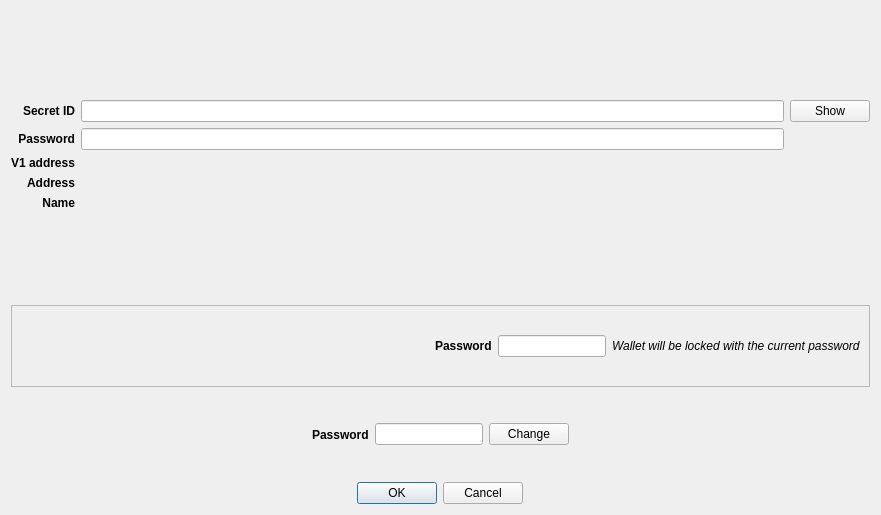
<?xml version="1.0" encoding="UTF-8"?>
<ui version="4.0">
 <class>V1WalletRestoreDialog</class>
 <widget class="QDialog" name="V1WalletRestoreDialog">
  <property name="geometry">
   <rect>
    <x>0</x>
    <y>0</y>
    <width>881</width>
    <height>515</height>
   </rect>
  </property>
  <property name="windowTitle">
   <string>V1 wallet restore</string>
  </property>
  <layout class="QVBoxLayout" name="verticalLayout">
   <item alignment="Qt::AlignHCenter">
    <widget class="QLabel" name="imagelabel">
     <property name="sizePolicy">
      <sizepolicy hsizetype="Preferred" vsizetype="Preferred">
       <horstretch>0</horstretch>
       <verstretch>0</verstretch>
      </sizepolicy>
     </property>
     <property name="minimumSize">
      <size>
       <width>0</width>
       <height>0</height>
      </size>
     </property>
     <property name="maximumSize">
      <size>
       <width>200</width>
       <height>200</height>
      </size>
     </property>
     <property name="sizeIncrement">
      <size>
       <width>0</width>
       <height>0</height>
      </size>
     </property>
     <property name="baseSize">
      <size>
       <width>0</width>
       <height>0</height>
      </size>
     </property>
     <property name="text">
      <string/>
     </property>
     <property name="pixmap">
      <pixmap resource="../../icons/tikka.slots.pyqt.resources.icons.index.qrc">:/images/safe_background</pixmap>
     </property>
     <property name="scaledContents">
      <bool>true</bool>
     </property>
     <property name="alignment">
      <set>Qt::AlignCenter</set>
     </property>
    </widget>
   </item>
   <item>
    <layout class="QGridLayout" name="gridLayout">
     <item row="3" column="1">
      <widget class="QLabel" name="addressValueLabel">
       <property name="text">
        <string/>
       </property>
      </widget>
     </item>
     <item row="4" column="0">
      <widget class="QLabel" name="nameLabel">
       <property name="font">
        <font>
         <weight>75</weight>
         <bold>true</bold>
        </font>
       </property>
       <property name="text">
        <string>Name</string>
       </property>
       <property name="alignment">
        <set>Qt::AlignRight|Qt::AlignTrailing|Qt::AlignVCenter</set>
       </property>
      </widget>
     </item>
     <item row="4" column="1">
      <widget class="QLabel" name="nameValueLabel">
       <property name="text">
        <string/>
       </property>
      </widget>
     </item>
     <item row="2" column="1">
      <widget class="QLabel" name="v1AddressValueLabel">
       <property name="text">
        <string/>
       </property>
      </widget>
     </item>
     <item row="2" column="0">
      <widget class="QLabel" name="v1AddressLabel">
       <property name="sizePolicy">
        <sizepolicy hsizetype="Preferred" vsizetype="Preferred">
         <horstretch>0</horstretch>
         <verstretch>0</verstretch>
        </sizepolicy>
       </property>
       <property name="font">
        <font>
         <weight>75</weight>
         <bold>true</bold>
        </font>
       </property>
       <property name="text">
        <string>V1 address</string>
       </property>
       <property name="alignment">
        <set>Qt::AlignRight|Qt::AlignTrailing|Qt::AlignVCenter</set>
       </property>
      </widget>
     </item>
     <item row="0" column="1">
      <widget class="QLineEdit" name="secretIDLineEdit">
       <property name="echoMode">
        <enum>QLineEdit::Password</enum>
       </property>
       <property name="readOnly">
        <bool>false</bool>
       </property>
      </widget>
     </item>
     <item row="3" column="0">
      <widget class="QLabel" name="addressLabel">
       <property name="font">
        <font>
         <weight>75</weight>
         <bold>true</bold>
        </font>
       </property>
       <property name="text">
        <string>Address</string>
       </property>
       <property name="alignment">
        <set>Qt::AlignRight|Qt::AlignTrailing|Qt::AlignVCenter</set>
       </property>
      </widget>
     </item>
     <item row="1" column="0">
      <widget class="QLabel" name="passwordIDLabel">
       <property name="font">
        <font>
         <weight>75</weight>
         <italic>false</italic>
         <bold>true</bold>
        </font>
       </property>
       <property name="text">
        <string>Password</string>
       </property>
       <property name="alignment">
        <set>Qt::AlignRight|Qt::AlignTrailing|Qt::AlignVCenter</set>
       </property>
      </widget>
     </item>
     <item row="0" column="0">
      <widget class="QLabel" name="secretIDLabel">
       <property name="sizePolicy">
        <sizepolicy hsizetype="Preferred" vsizetype="Preferred">
         <horstretch>0</horstretch>
         <verstretch>0</verstretch>
        </sizepolicy>
       </property>
       <property name="font">
        <font>
         <weight>75</weight>
         <bold>true</bold>
        </font>
       </property>
       <property name="text">
        <string>Secret ID</string>
       </property>
       <property name="alignment">
        <set>Qt::AlignRight|Qt::AlignTrailing|Qt::AlignVCenter</set>
       </property>
      </widget>
     </item>
     <item row="1" column="1">
      <widget class="QLineEdit" name="passwordIDLineEdit">
       <property name="echoMode">
        <enum>QLineEdit::Password</enum>
       </property>
      </widget>
     </item>
     <item row="0" column="2">
      <widget class="QPushButton" name="showButton">
       <property name="text">
        <string>Show</string>
       </property>
      </widget>
     </item>
    </layout>
   </item>
   <item>
    <widget class="QLabel" name="errorLabel">
     <property name="styleSheet">
      <string notr="true">color: red</string>
     </property>
     <property name="text">
      <string/>
     </property>
     <property name="alignment">
      <set>Qt::AlignCenter</set>
     </property>
    </widget>
   </item>
   <item>
    <widget class="QFrame" name="storedPasswordFrame">
     <property name="frameShape">
      <enum>QFrame::StyledPanel</enum>
     </property>
     <property name="frameShadow">
      <enum>QFrame::Raised</enum>
     </property>
     <layout class="QHBoxLayout" name="horizontalLayout_2">
      <item>
       <spacer name="horizontalSpacer_4">
        <property name="orientation">
         <enum>Qt::Horizontal</enum>
        </property>
        <property name="sizeHint" stdset="0">
         <size>
          <width>40</width>
          <height>20</height>
         </size>
        </property>
       </spacer>
      </item>
      <item alignment="Qt::AlignRight">
       <widget class="QLabel" name="storedPasswordLabel">
        <property name="font">
         <font>
          <weight>75</weight>
          <bold>true</bold>
         </font>
        </property>
        <property name="text">
         <string>Password</string>
        </property>
       </widget>
      </item>
      <item alignment="Qt::AlignHCenter">
       <widget class="QLineEdit" name="storedpasswordLineEdit">
        <property name="sizePolicy">
         <sizepolicy hsizetype="Fixed" vsizetype="Fixed">
          <horstretch>0</horstretch>
          <verstretch>0</verstretch>
         </sizepolicy>
        </property>
        <property name="maxLength">
         <number>20</number>
        </property>
        <property name="echoMode">
         <enum>QLineEdit::Password</enum>
        </property>
        <property name="alignment">
         <set>Qt::AlignCenter</set>
        </property>
        <property name="readOnly">
         <bool>true</bool>
        </property>
       </widget>
      </item>
      <item alignment="Qt::AlignLeft">
       <widget class="QLabel" name="storedPasswordHintLabel">
        <property name="font">
         <font>
          <italic>true</italic>
         </font>
        </property>
        <property name="text">
         <string>Wallet will be locked with the current password</string>
        </property>
       </widget>
      </item>
     </layout>
    </widget>
   </item>
   <item>
    <widget class="QFrame" name="passwordFrame">
     <layout class="QHBoxLayout" name="horizontalLayout">
      <item>
       <spacer name="horizontalSpacer">
        <property name="orientation">
         <enum>Qt::Horizontal</enum>
        </property>
        <property name="sizeHint" stdset="0">
         <size>
          <width>40</width>
          <height>20</height>
         </size>
        </property>
       </spacer>
      </item>
      <item>
       <widget class="QLabel" name="passwordLabel">
        <property name="sizePolicy">
         <sizepolicy hsizetype="Fixed" vsizetype="Preferred">
          <horstretch>0</horstretch>
          <verstretch>0</verstretch>
         </sizepolicy>
        </property>
        <property name="sizeIncrement">
         <size>
          <width>0</width>
          <height>0</height>
         </size>
        </property>
        <property name="font">
         <font>
          <weight>75</weight>
          <bold>true</bold>
         </font>
        </property>
        <property name="text">
         <string>Password</string>
        </property>
        <property name="alignment">
         <set>Qt::AlignLeading|Qt::AlignLeft|Qt::AlignVCenter</set>
        </property>
       </widget>
      </item>
      <item>
       <widget class="QLineEdit" name="passwordLineEdit">
        <property name="sizePolicy">
         <sizepolicy hsizetype="Fixed" vsizetype="Fixed">
          <horstretch>0</horstretch>
          <verstretch>0</verstretch>
         </sizepolicy>
        </property>
        <property name="maxLength">
         <number>20</number>
        </property>
        <property name="alignment">
         <set>Qt::AlignCenter</set>
        </property>
        <property name="readOnly">
         <bool>true</bool>
        </property>
       </widget>
      </item>
      <item>
       <widget class="QPushButton" name="passwordChangeButton">
        <property name="sizePolicy">
         <sizepolicy hsizetype="Fixed" vsizetype="Fixed">
          <horstretch>0</horstretch>
          <verstretch>0</verstretch>
         </sizepolicy>
        </property>
        <property name="text">
         <string>Change</string>
        </property>
        <property name="icon">
         <iconset resource="../../icons/tikka.slots.pyqt.resources.icons.index.qrc">
          <normaloff>:/icons/refresh_icon</normaloff>:/icons/refresh_icon</iconset>
        </property>
       </widget>
      </item>
      <item>
       <spacer name="horizontalSpacer_2">
        <property name="orientation">
         <enum>Qt::Horizontal</enum>
        </property>
        <property name="sizeHint" stdset="0">
         <size>
          <width>40</width>
          <height>20</height>
         </size>
        </property>
       </spacer>
      </item>
     </layout>
    </widget>
   </item>
   <item alignment="Qt::AlignHCenter">
    <widget class="QDialogButtonBox" name="buttonBox">
     <property name="orientation">
      <enum>Qt::Horizontal</enum>
     </property>
     <property name="standardButtons">
      <set>QDialogButtonBox::Cancel|QDialogButtonBox::Ok</set>
     </property>
    </widget>
   </item>
  </layout>
 </widget>
 <tabstops>
  <tabstop>secretIDLineEdit</tabstop>
  <tabstop>showButton</tabstop>
  <tabstop>passwordIDLineEdit</tabstop>
  <tabstop>storedpasswordLineEdit</tabstop>
  <tabstop>passwordLineEdit</tabstop>
  <tabstop>passwordChangeButton</tabstop>
 </tabstops>
 <resources>
  <include location="../../icons/tikka.slots.pyqt.resources.icons.index.qrc"/>
 </resources>
 <connections>
  <connection>
   <sender>buttonBox</sender>
   <signal>accepted()</signal>
   <receiver>V1WalletRestoreDialog</receiver>
   <slot>accept()</slot>
   <hints>
    <hint type="sourcelabel">
     <x>248</x>
     <y>254</y>
    </hint>
    <hint type="destinationlabel">
     <x>157</x>
     <y>274</y>
    </hint>
   </hints>
  </connection>
  <connection>
   <sender>buttonBox</sender>
   <signal>rejected()</signal>
   <receiver>V1WalletRestoreDialog</receiver>
   <slot>reject()</slot>
   <hints>
    <hint type="sourcelabel">
     <x>316</x>
     <y>260</y>
    </hint>
    <hint type="destinationlabel">
     <x>286</x>
     <y>274</y>
    </hint>
   </hints>
  </connection>
 </connections>
</ui>
